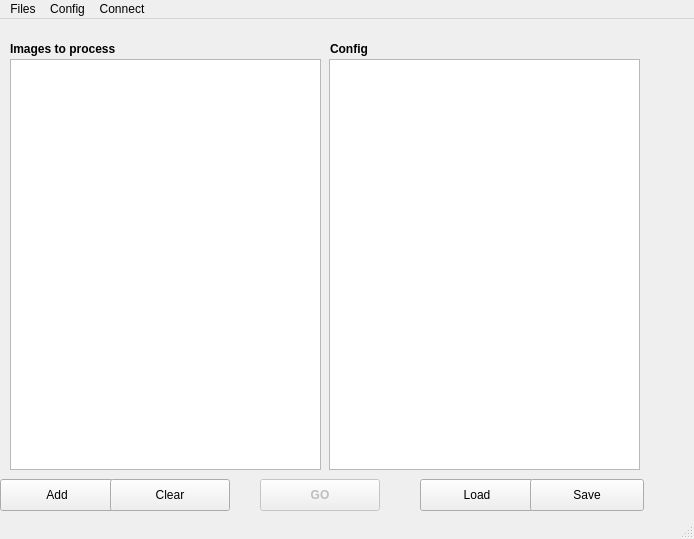
<?xml version="1.0" encoding="UTF-8"?>
<ui version="4.0">
 <class>MainWindowBase</class>
 <widget class="QMainWindow" name="MainWindowBase">
  <property name="geometry">
   <rect>
    <x>0</x>
    <y>0</y>
    <width>694</width>
    <height>539</height>
   </rect>
  </property>
  <property name="windowTitle">
   <string>MainWindow</string>
  </property>
  <widget class="QWidget" name="centralwidget">
   <widget class="QListWidget" name="listWidgetImages">
    <property name="geometry">
     <rect>
      <x>10</x>
      <y>40</y>
      <width>311</width>
      <height>411</height>
     </rect>
    </property>
    <property name="selectionMode">
     <enum>QAbstractItemView::MultiSelection</enum>
    </property>
   </widget>
   <widget class="QLabel" name="label">
    <property name="geometry">
     <rect>
      <x>10</x>
      <y>20</y>
      <width>141</width>
      <height>20</height>
     </rect>
    </property>
    <property name="font">
     <font>
      <weight>75</weight>
      <bold>true</bold>
     </font>
    </property>
    <property name="text">
     <string>Images to process</string>
    </property>
   </widget>
   <widget class="QPushButton" name="pushButtonAdd">
    <property name="geometry">
     <rect>
      <x>0</x>
      <y>460</y>
      <width>114</width>
      <height>32</height>
     </rect>
    </property>
    <property name="text">
     <string>Add</string>
    </property>
   </widget>
   <widget class="QPushButton" name="pushButtonClear">
    <property name="geometry">
     <rect>
      <x>110</x>
      <y>460</y>
      <width>120</width>
      <height>32</height>
     </rect>
    </property>
    <property name="text">
     <string>Clear</string>
    </property>
   </widget>
   <widget class="QLabel" name="label_2">
    <property name="geometry">
     <rect>
      <x>330</x>
      <y>20</y>
      <width>62</width>
      <height>20</height>
     </rect>
    </property>
    <property name="font">
     <font>
      <weight>75</weight>
      <bold>true</bold>
     </font>
    </property>
    <property name="text">
     <string>Config</string>
    </property>
   </widget>
   <widget class="QPlainTextEdit" name="plainTextEditConfig">
    <property name="geometry">
     <rect>
      <x>329</x>
      <y>40</y>
      <width>311</width>
      <height>411</height>
     </rect>
    </property>
    <property name="documentTitle">
     <string notr="true"/>
    </property>
    <property name="lineWrapMode">
     <enum>QPlainTextEdit::NoWrap</enum>
    </property>
    <property name="plainText">
     <string notr="true"/>
    </property>
   </widget>
   <widget class="QPushButton" name="pushButtonLoad">
    <property name="geometry">
     <rect>
      <x>420</x>
      <y>460</y>
      <width>114</width>
      <height>32</height>
     </rect>
    </property>
    <property name="text">
     <string>Load</string>
    </property>
   </widget>
   <widget class="QPushButton" name="pushButtonSave">
    <property name="geometry">
     <rect>
      <x>530</x>
      <y>460</y>
      <width>114</width>
      <height>32</height>
     </rect>
    </property>
    <property name="text">
     <string>Save</string>
    </property>
   </widget>
   <widget class="QPushButton" name="pushButtonGo">
    <property name="enabled">
     <bool>false</bool>
    </property>
    <property name="geometry">
     <rect>
      <x>260</x>
      <y>460</y>
      <width>120</width>
      <height>32</height>
     </rect>
    </property>
    <property name="font">
     <font>
      <weight>75</weight>
      <bold>true</bold>
      <underline>false</underline>
     </font>
    </property>
    <property name="text">
     <string>GO</string>
    </property>
   </widget>
  </widget>
  <widget class="QMenuBar" name="menubar">
   <property name="geometry">
    <rect>
     <x>0</x>
     <y>0</y>
     <width>694</width>
     <height>22</height>
    </rect>
   </property>
   <widget class="QMenu" name="menuFiles">
    <property name="title">
     <string>Files</string>
    </property>
    <addaction name="actionAdd"/>
    <addaction name="actionClear"/>
   </widget>
   <widget class="QMenu" name="menuConfig">
    <property name="title">
     <string>Config</string>
    </property>
    <addaction name="actionLoad"/>
    <addaction name="actionSave"/>
   </widget>
   <widget class="QMenu" name="menuConnect">
    <property name="title">
     <string>Connect</string>
    </property>
    <addaction name="actionGo"/>
   </widget>
   <addaction name="menuFiles"/>
   <addaction name="menuConfig"/>
   <addaction name="menuConnect"/>
  </widget>
  <widget class="QStatusBar" name="statusbar"/>
  <action name="actionAdd">
   <property name="text">
    <string>Add</string>
   </property>
  </action>
  <action name="actionClear">
   <property name="text">
    <string>Clear</string>
   </property>
  </action>
  <action name="actionLoad">
   <property name="text">
    <string>Load</string>
   </property>
  </action>
  <action name="actionSave">
   <property name="text">
    <string>Save</string>
   </property>
  </action>
  <action name="actionGo">
   <property name="text">
    <string>Go</string>
   </property>
  </action>
 </widget>
 <resources/>
 <connections>
  <connection>
   <sender>pushButtonAdd</sender>
   <signal>clicked()</signal>
   <receiver>MainWindowBase</receiver>
   <slot>addFiles()</slot>
   <hints>
    <hint type="sourcelabel">
     <x>80</x>
     <y>497</y>
    </hint>
    <hint type="destinationlabel">
     <x>18</x>
     <y>490</y>
    </hint>
   </hints>
  </connection>
  <connection>
   <sender>pushButtonClear</sender>
   <signal>clicked()</signal>
   <receiver>MainWindowBase</receiver>
   <slot>clearFiles()</slot>
   <hints>
    <hint type="sourcelabel">
     <x>226</x>
     <y>499</y>
    </hint>
    <hint type="destinationlabel">
     <x>303</x>
     <y>491</y>
    </hint>
   </hints>
  </connection>
  <connection>
   <sender>pushButtonLoad</sender>
   <signal>clicked()</signal>
   <receiver>MainWindowBase</receiver>
   <slot>loadConfig()</slot>
   <hints>
    <hint type="sourcelabel">
     <x>442</x>
     <y>501</y>
    </hint>
    <hint type="destinationlabel">
     <x>338</x>
     <y>504</y>
    </hint>
   </hints>
  </connection>
  <connection>
   <sender>pushButtonSave</sender>
   <signal>clicked()</signal>
   <receiver>MainWindowBase</receiver>
   <slot>saveConfig()</slot>
   <hints>
    <hint type="sourcelabel">
     <x>552</x>
     <y>504</y>
    </hint>
    <hint type="destinationlabel">
     <x>638</x>
     <y>490</y>
    </hint>
   </hints>
  </connection>
  <connection>
   <sender>actionAdd</sender>
   <signal>triggered()</signal>
   <receiver>MainWindowBase</receiver>
   <slot>addFiles()</slot>
   <hints>
    <hint type="sourcelabel">
     <x>-1</x>
     <y>-1</y>
    </hint>
    <hint type="destinationlabel">
     <x>346</x>
     <y>269</y>
    </hint>
   </hints>
  </connection>
  <connection>
   <sender>actionLoad</sender>
   <signal>triggered()</signal>
   <receiver>MainWindowBase</receiver>
   <slot>loadConfig()</slot>
   <hints>
    <hint type="sourcelabel">
     <x>-1</x>
     <y>-1</y>
    </hint>
    <hint type="destinationlabel">
     <x>346</x>
     <y>269</y>
    </hint>
   </hints>
  </connection>
  <connection>
   <sender>actionClear</sender>
   <signal>triggered()</signal>
   <receiver>MainWindowBase</receiver>
   <slot>clearFiles()</slot>
   <hints>
    <hint type="sourcelabel">
     <x>-1</x>
     <y>-1</y>
    </hint>
    <hint type="destinationlabel">
     <x>346</x>
     <y>269</y>
    </hint>
   </hints>
  </connection>
  <connection>
   <sender>actionSave</sender>
   <signal>triggered()</signal>
   <receiver>MainWindowBase</receiver>
   <slot>saveConfig()</slot>
   <hints>
    <hint type="sourcelabel">
     <x>-1</x>
     <y>-1</y>
    </hint>
    <hint type="destinationlabel">
     <x>346</x>
     <y>269</y>
    </hint>
   </hints>
  </connection>
  <connection>
   <sender>pushButtonGo</sender>
   <signal>clicked()</signal>
   <receiver>MainWindowBase</receiver>
   <slot>go()</slot>
   <hints>
    <hint type="sourcelabel">
     <x>319</x>
     <y>497</y>
    </hint>
    <hint type="destinationlabel">
     <x>346</x>
     <y>269</y>
    </hint>
   </hints>
  </connection>
  <connection>
   <sender>actionGo</sender>
   <signal>triggered()</signal>
   <receiver>MainWindowBase</receiver>
   <slot>go()</slot>
   <hints>
    <hint type="sourcelabel">
     <x>-1</x>
     <y>-1</y>
    </hint>
    <hint type="destinationlabel">
     <x>346</x>
     <y>269</y>
    </hint>
   </hints>
  </connection>
 </connections>
 <slots>
  <slot>addFiles()</slot>
  <slot>clearFiles()</slot>
  <slot>loadConfig()</slot>
  <slot>saveConfig()</slot>
  <slot>go()</slot>
 </slots>
</ui>
